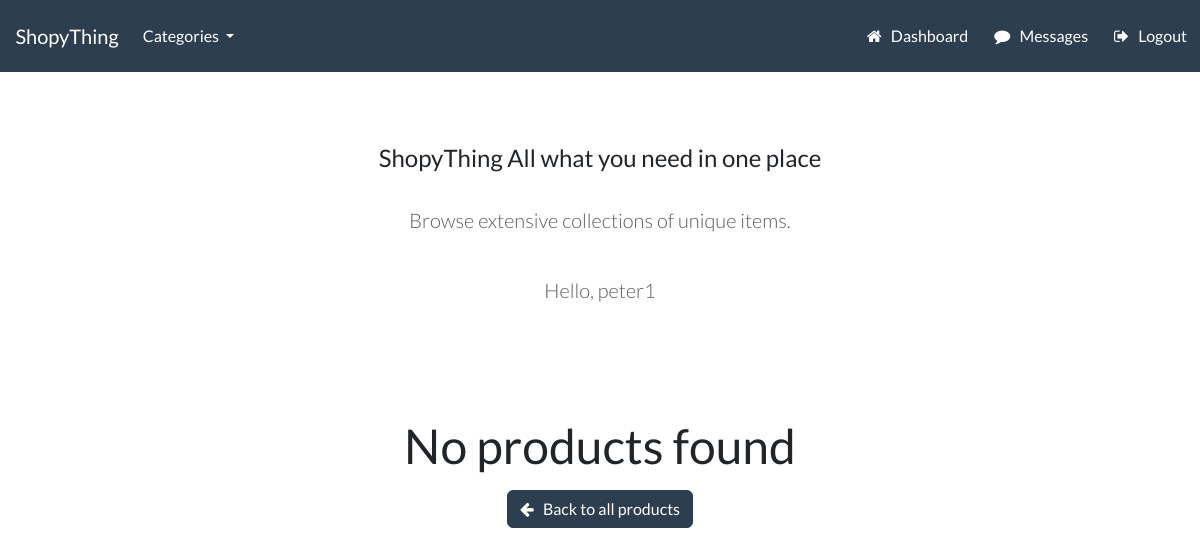
/account/my-products (signed in), run on an earlier commit of the app's database.
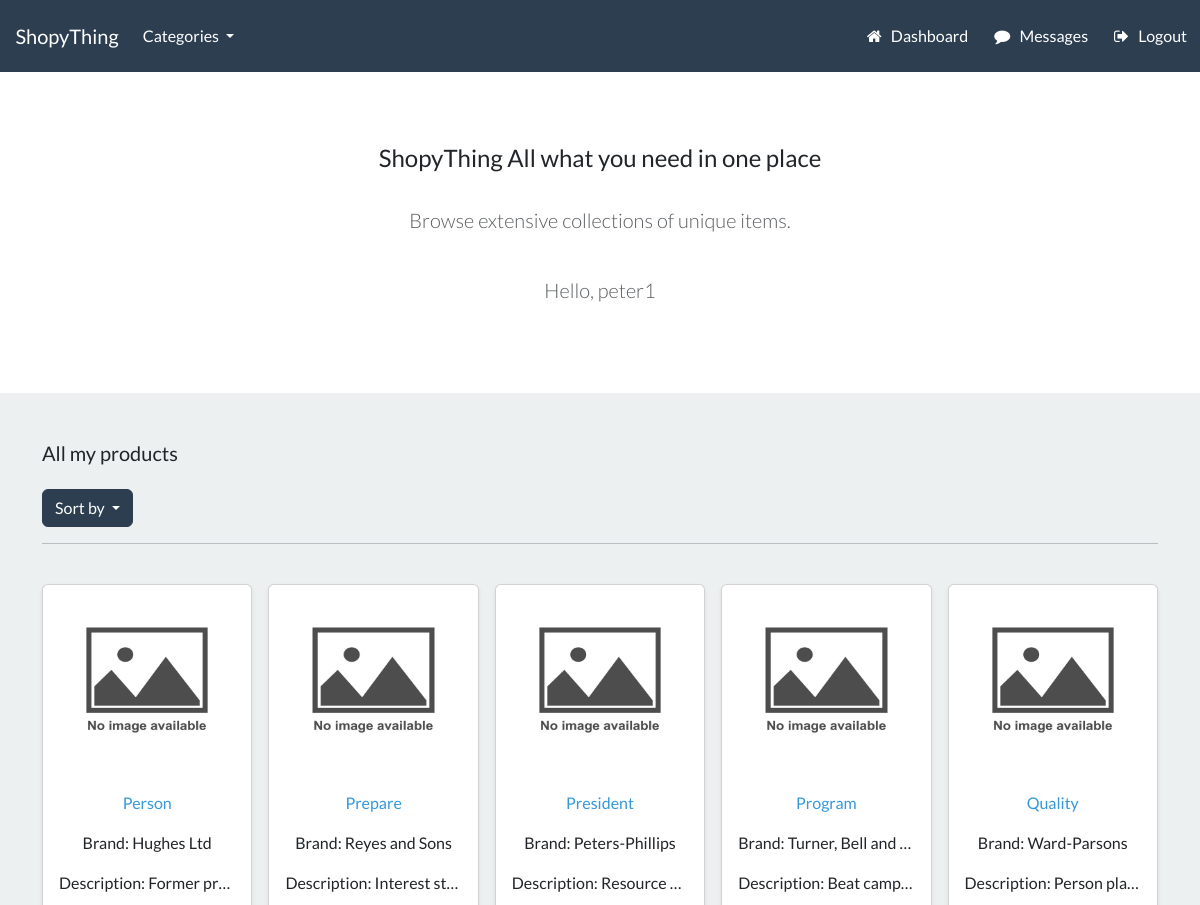
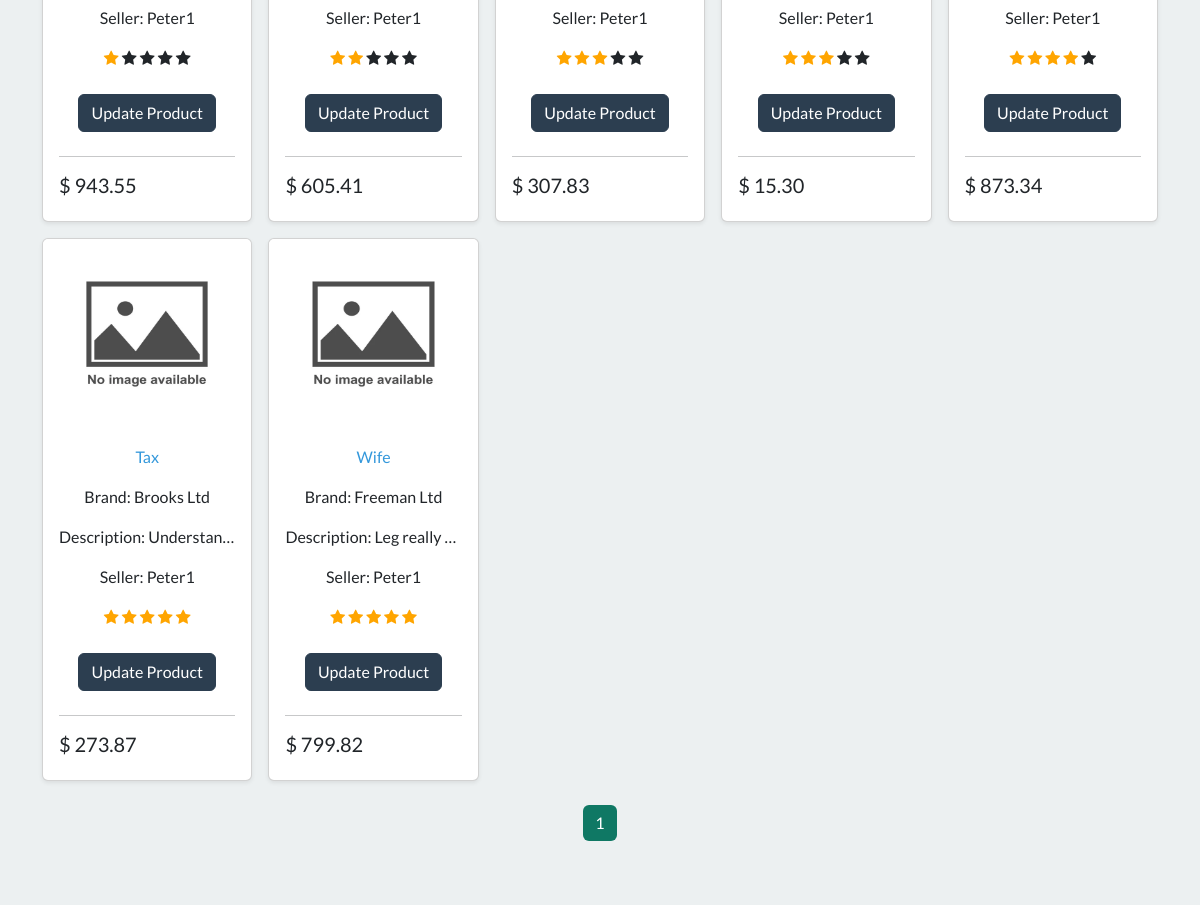
And on a later commit of the database (2 pictures, top to bottom).
### store/models.py (models this page shows, shortened)
class Product(models.Model):
    category = models.ForeignKey(Category, related_name='product', on_delete=models.CASCADE, null=True)
    title = models.CharField(max_length=250)
    brand = models.CharField(max_length=250, default='un-branded')
    description = models.TextField(blank=True)
    slug = models.SlugField(max_length=255)
    price = models.DecimalField(max_digits=9, decimal_places=2)
    user = models.ForeignKey(User, max_length=10, on_delete=models.CASCADE, null=True)
    @property
    def average_rating(self):
        return self.reviews.aggregate(Avg('rating'))['rating__avg'] or 0
    class Meta:
        verbose_name_plural = 'products'
    def get_absolute_url(self):
        return reverse('product-info', args=[self.slug])

### account/views.py (the view)
# urls.py: path('my-products', UserProductsView.as_view(),name='my-products'),
@method_decorator(login_required(login_url='my-login'), name='dispatch')
@method_decorator(csrf_protect, name='dispatch')
class UserProductsView(LoginRequiredMixin, ListView):
    model = Product
    template_name = 'account/my-products.html'
    context_object_name = 'my_products'
    paginate_by = 50
    def get_queryset(self):
        current_user = self.request.user
        my_products = Product.objects.filter(user=current_user)
        sort_by = self.request.GET.get('sort_by', 'title')
        if sort_by == 'reviews':
            all_my_products = my_products.annotate(avg_rating=Avg('reviews__rating')).order_by('-avg_rating')
        else:
            all_my_products = my_products.order_by(sort_by)
        return all_my_products
    def get_context_data(self, **kwargs):
        context = super().get_context_data(**kwargs)
        paginator = Paginator(context['object_list'], self.paginate_by)
        page_number = self.request.GET.get('page')
        page_obj = paginator.get_page(page_number)
        context['my_products'] = page_obj
        return context

### store/models.py (called while the page is built)
    def get_absolute_url(self):
        return reverse('list-category', args=[self.slug])

### store/views.py (called while the page is built)
def categories(request):
    categories = Category.objects.all()
    return {'categories': categories}

### account/templates/account/my-products.html (shortened to what this page needs)
{% extends "store/base.html" %}
{% load static %}
{% block content %}
<section class="py-4 text-center container">
  <div class="row py-lg-5">
      <div class="col-lg-6 col-md-8 mx-auto">
          <h4> ShopyThing All what you need in one place </h4>
          <br>
          <p class="lead text-muted">
          Browse extensive collections of unique items.
          </p>
          <br>
          {% if not user.is_authenticated %}
          <a href="{% url 'register' %}" class="btn btn-primary my-2"> <i class="fa fa-user-plus" aria-hidden="true"></i> &nbsp; Create an account </a>
          {% else %}
          <p class="lead text-muted">Hello, {{user.username}}</p>
          {% endif %}
      </div>
  </div>
</section>
{%if not my_products%}
<section class="py-4 text-center container">
  <h1 style="text-align: center;">No products found</h1>
  <a href="{% url 'store' %}" class="btn btn-primary my-2"> <i class="fa fa-arrow-left" aria-hidden="true"></i> &nbsp; Back to all products </a>
</section>
{%else%}
<div class="album py-5 bg-light">
  <div class="container">
    <div class="pb-3 h5"> All my products </div>
     <div class="dropdown">
          <button class="btn btn-primary dropdown-toggle" type="button" id="sortDropdownButton" data-toggle="dropdown" aria-haspopup="true" aria-expanded="false">
              Sort by
          </button>
    <hr>
    <br>
    <div class="row row-cols-1 row-cols-sm-2 row-cols-md-5 g-3">
      {% for product in my_products %}
        <div class="col ">
          <div class="card shadow-sm ">
        {% if product.images.all %}
        <div id="carouselExampleControls" class="carousel slide " data-ride="carousel">
          <div class="carousel-inner rounded">
            {% for image in product.images.all %}
            <div class="carousel-item {% if forloop.first %}active{% endif %}">
              <a href="{{product.get_absolute_url}}"><img class="d-block w-100" src="{{ image.image.url }}" alt="Slide {{ forloop.counter }}"
                width="100%" height="190"></a>
            </div>
            {% endfor %}
          </div>
        </div>
            {% else %}
            <a href="{{product.get_absolute_url}}">
            <img class="d-block w-100 rounded" src="{% static 'placeholder.jpg' %}" alt="Placeholder" width="100%" height="190"></a>
        {% endif %}
        <div class="card-body text-center">
          <p class="card-text text-truncate ">
            <a class="text-info text-decoration-none" href="{{product.get_absolute_url}}">{{ product.title | capfirst }} </a>
          </p>
          <p class="card-text text-truncate" >
            Brand: {{product.brand | capfirst}}
          </p>
          <p class="card-text text-truncate" >
            Description: {{product.description | capfirst}}
          </p>
          <p class="card-text text-truncate" >
            Seller: {{product.user | capfirst}}
          </p>
          <p class="card-text text-truncate" >
            {% if product.average_rating %}
          <span class="fa fa-star {% if product.average_rating > 0 %} checked {% endif %}"></span>
          <span class="fa fa-star {% if product.average_rating > 1 %} checked {% endif %}"></span>
          <span class="fa fa-star {% if product.average_rating > 2 %} checked {% endif %}"></span>
          <span class="fa fa-star {% if product.average_rating > 3 %} checked {% endif %}" ></span>
          <span class="fa fa-star {% if product.average_rating > 4 %} checked {% endif %}"></span>
            {% else %}
            No rating yet
            {% endif %}
          </p>
          <p class="card-text">
            <a class=" text-white text-decoration-none btn btn-primary my-2"  href="{% url 'update-product' slug=product.slug %}">Update Product</a>
          </p>
          <hr>
          <div class="d-flex justify-content-between align-items-center">
            <h5> $ {{ product.price }} </h5>
          </div>
        </div>
          </div>
        </div>
      {% endfor %}
    </div>
  </div>
  <br>
  <nav aria-label="...">
    <ul class="pagination justify-content-center">
      <li class="page-item active">
        <span class="page-link">
          {{ my_products.number }}
        </span>
      </li>
    </ul>
  </nav>
</div>
{% endif %}
{% endblock %}

### store/templates/store/base.html (shortened to what this page needs)
{% load static %}
<!DOCTYPE html>
<html>
<head>
    <link rel="stylesheet" href="https://bootswatch.com/5/flatly/bootstrap.min.css">
    <link rel="stylesheet" href="https://cdnjs.cloudflare.com/ajax/libs/font-awesome/4.7.0/css/font-awesome.min.css">
    <link rel="stylesheet" href="{%static 'css/styles.css' %}">
    <link rel="stylesheet" href="https://cdnjs.cloudflare.com/ajax/libs/font-awesome/4.7.0/css/font-awesome.min.css">
</head>
<nav class="navbar navbar-expand-lg bg-primary justify-content-center">
    <a class="navbar-brand main-heading text-white" href="{% url 'store' %}">
        &nbsp; &nbsp; ShopyThing
    </a>
    <div class="collapse navbar-collapse" id="navbarCollapse">
        <ul class="navbar-nav me-auto mb-2 mb-md-0">
            <li class="nav-item dropdown">
                <a class="nav-link dropdown-toggle text-white" href="#" id="navbarDropdown" role="button"
                    data-bs-toggle="dropdown" aria-expanded="false">
                    Categories
                </a>
            </li>
        </ul>
    </div>
    <div class="collapse navbar-collapse text-center" id="navbarNavDropdown">
        <ul class="navbar-nav ms-auto">
            {% if user.is_authenticated %}
            <li class="nav-item">
                <a class="btn btn-alert navbar-btn text-white" type="button" href="{% url 'dashboard' %}"> <i
                        class="fa fa-home" aria-hidden="true"></i> &nbsp; Dashboard </a>
            </li>
            <li class="nav-item">
                <a class="btn btn-alert navbar-btn text-white" type="button" href="{% url 'message-list' %}"
                    id="message-container"> <i class="fa fa-comment" aria-hidden="true"></i> &nbsp; Messages </a>
            </li>
            {% else %}
            <li class="nav-item">
                <a class="btn btn-alert navbar-btn text-white" type="button" href="{% url 'register' %}"> Register </a>
            </li>
            {% endif %}
            {% if user.is_authenticated %}
            <li class="nav-item">
                <a class="btn btn-alert navbar-btn text-white" type="button" href="{% url 'user-logout' %}"> <i
                        class="fa fa-sign-out" aria-hidden="true"></i> &nbsp; Logout </a>
            </li>
            {% else %}
            <li class="nav-item">
                <a class="btn btn-alert navbar-btn text-white" type="button" href="{% url 'my-login' %}"> Login </a>
            </li>
            {% endif %}
        </ul>
    </div>
</nav>
<body>
    {% block content %}
    {% endblock %}
</body>
</html>

### store/templates/store/base.html (style rules this page uses)
.checked { color: orange; }

What changed in the data, as far as the page shows it:
added Product: title "Person", brand "Hughes Ltd", description "Former pr…", user "Peter1", price "943.55"
added Product: title "Prepare", brand "Reyes and Sons", description "Interest st…", user "Peter1", price "605.41"
added Product: title "President", brand "Peters-Phillips", description "Resource…", user "Peter1", price "307.83"
added Product: title "Program", brand "Turner, Bell and…", description "Beat camp…", user "Peter1", price "15.30"
added Product: title "Quality", brand "Ward-Parsons", description "Person pla…", user "Peter1", price "873.34"
added Product: title "Tax", brand "Brooks Ltd", description "Understan…", user "Peter1", price "273.87"
added Product: title "Wife", brand "Freeman Ltd", description "Leg really…", user "Peter1", price "799.82"
Also different on the page:
{{ my_products.number }}: (not shown) → "1"
text no longer shown: "No products found Back to all products"
text now shown: "All my products Sort by"
